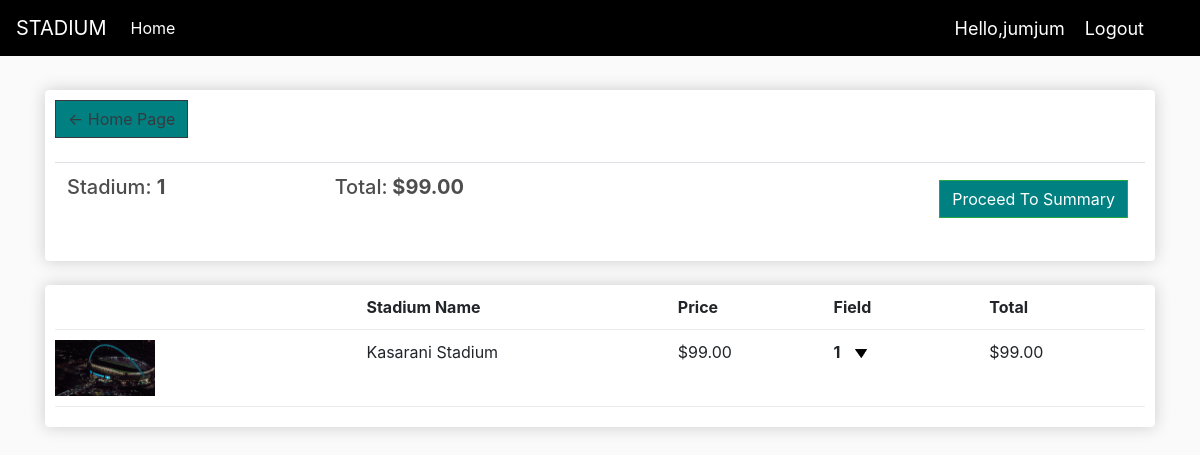
The app's page /cart/ (signed in) with its own data.
### stadii/models.py (models this page shows, shortened)
class User(AbstractUser):
    is_customer = models.BooleanField(default=False)
    is_fan = models.BooleanField(default=False)
    first_name = models.CharField(max_length=20)
    last_name = models.CharField(max_length=20)

class Order(models.Model):
	customer = models.ForeignKey(Customer, on_delete=models.SET_NULL, null=True, blank=True)
	date_ordered = models.DateTimeField(auto_now_add=True)
	complete = models.BooleanField(default=False)
	transaction_id = models.CharField(max_length=100, null=True)
	@property
	def get_cart_total(self):
		orderitems = self.orderitem_set.all()
		total = sum([item.get_total for item in orderitems])
		return total
	@property
	def get_cart_items(self):
		orderitems = self.orderitem_set.all()
		total = sum([item.quantity for item in orderitems])
		return total

class OrderItem(models.Model):
	product = models.ForeignKey(Product, on_delete=models.SET_NULL, null=True)
	order = models.ForeignKey(Order, on_delete=models.SET_NULL, null=True)
	quantity = models.IntegerField(default=0, null=True, blank=True)
	date_added = models.DateTimeField(auto_now_add=True)
	@property
	def get_total(self):
		total = self.product.price * self.quantity
		return total

class Product(models.Model):
	name = models.CharField(max_length=200)
	price = models.FloatField()
	digital = models.BooleanField(default=False,null=True, blank=True)
	image = models.ImageField(null=True, blank=True)
	@property
	def imageURL(self):
		try:
			url = self.image.url
		except:
			url = ''
		return url

### stadii/views.py (the view)
# urls.py: path('cart/', views.cart, name="cart"),
def cart(request):
	data = cartData(request)
	cartItems = data['cartItems']
	order = data['order']
	items = data['items']
	context = {'items':items, 'order':order, 'cartItems':cartItems}
	return render(request, 'pages/cart.html', context)

### stadii/utils.py (called while the page is built)
def cartData(request):
	if request.user.is_authenticated:
		customer = request.user.customer
		order, created = Order.objects.get_or_create(customer=customer, complete=False)
		items = order.orderitem_set.all()
		cartItems = order.get_cart_items
	else:
		cookieData = cookieCart(request)
		cartItems = cookieData['cartItems']
		order = cookieData['order']
		items = cookieData['items']
	return {'cartItems':cartItems ,'order':order, 'items':items}

### stadii/templates/pages/cart.html (shortened to what this page needs)
{% extends 'pages/main.html' %}
{% load static %}
{% block content %}
	<div class="row">
		<div class="col-lg-12">
			<div class="box-element">
				<a  class="btn btn-outline-dark" href="{% url 'store' %}">&#x2190; Home Page</a>
				<br>
				<br>
				<table class="table">
					<tr>
						<th><h5>Stadium: <strong>{{order.get_cart_items}}</strong></h5></th>
						<th><h5>Total:<strong> ${{order.get_cart_total|floatformat:2}}</strong></h5></th>
						<th>
							<a  style="float:right; margin:5px;" class="btn btn-success" href="{% url 'checkout' %}">Proceed To Summary</a>
						</th>
					</tr>
				</table>
			</div>
			<br>
			<div class="box-element">
				<div class="cart-row">
					<div style="flex:2"></div>
					<div style="flex:2"><strong>Stadium Name</strong></div>
					<div style="flex:1"><strong>Price</strong></div>
					<div style="flex:1"><strong>Field</strong></div>
					<div style="flex:1"><strong>Total</strong></div>
				</div>
				{% for item in items %}
				<div class="cart-row">
					<div style="flex:2"><img class="row-image" src="{{item.product.imageURL}}"></div>
					<div style="flex:2"><p>{{item.product.name}}</p></div>
					<div style="flex:1"><p>${{item.product.price|floatformat:2}}</p></div>
					<div style="flex:1">
						<p class="quantity">{{item.quantity}}</p>
						<div class="quantity">
						<a href="{% url 'store'%}">	<img data-product="{{item.product.id}}" data-action="remove" class="chg-quantity update-cart" src="{% static  'images/arrow-down.png' %}"></a>
						</div>
					</div>
					<div style="flex:1"><p>${{item.get_total|floatformat:2}}</p></div>
				</div>
				{% endfor %}
			</div>
		</div>
	</div>
{% endblock content %}

### stadii/templates/pages/main.html (shortened to what this page needs)
<!DOCTYPE html>
{% load static %}
<html>
<head>
	<link rel="stylesheet" href="https://stackpath.bootstrapcdn.com/bootstrap/4.4.1/css/bootstrap.min.css">
	<link rel="stylesheet" type="text/css" href="{% static 'css/main.css' %}">
</head>
<body>
	<nav class="navbar navbar-expand-lg navbar-dark bg-dark">
	  <a class="navbar-brand" href="{% url 'store' %}">STADIUM</a>
	  <div class="collapse navbar-collapse" id="navbarSupportedContent">
	    <ul class="navbar-nav mr-auto">
	      <li class="nav-item active">
	        <a class="nav-link" href="{% url 'store' %}">Home <span class="sr-only">(current)</span></a>
	      </li>
	    </ul>
		<span class="hello-msg">Hello,{{request.user}}</span>
        <span class="hello-msg"><a class="hello-msg" href="{% url 'logout'%}">Logout</a></span>
	  </div>
	</nav>
     <div class="container">
            <br>
            {% block content %}
            {% endblock content %}
         </div>
</body>
</html>

### stadii/static/css/main.css (style rules this page uses)
body { background-color: hsl(0, 0%, 98%); }
h1,h2,h3,h4,h5,h6 { color:hsl(0, 0%, 30%); }
.box-element { box-shadow:hsl(0, 0%, 80%) 0 0 16px; background-color: #fff; border-radius: 4px; padding: 10px; }
.bg-dark { background-color: black!important; }
.col-lg-4, .col-lg-6, .col-lg-8, .col-lg-12 { margin-top: 10px; }
.btn { border-radius: 0; }
.row-image { width: 100px; }
.cart-row { display: flex; align-items: flex-stretch; padding-bottom: 10px; margin-bottom: 10px; border-bottom: 1px solid #ececec; }
.quantity { display: inline-block; font-weight: 700; padding-right:10px; }
.chg-quantity { width: 12px; cursor: pointer; display: block; margin-top: 5px; transition:.1s; }

### stadii/templates/pages/main.html (style rules this page uses)
.hello-msg { font-size: 18px; color: #fff; margin-right: 20px; }
.bg-dark { background-color: black!important; }

### stadii/templates/pages/cart.html (style rules this page uses)
.btn.btn-success { background: teal; }
.btn.btn-outline-dark { background: teal; }

### records on screen
User: user "jumjum"
Order: get_cart_items "1", get_cart_total "99.00"
OrderItem: product.imageURL (picture), product.name "Kasarani Stadium", product.price "99.00", quantity "1", get_total "99.00"
